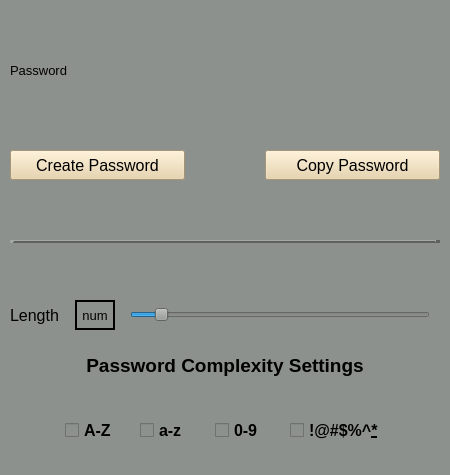
<?xml version="1.0" encoding="UTF-8"?>
<ui version="4.0">
 <class>passwordgenerator</class>
 <widget class="QWidget" name="passwordgenerator">
  <property name="geometry">
   <rect>
    <x>0</x>
    <y>0</y>
    <width>450</width>
    <height>475</height>
   </rect>
  </property>
  <property name="maximumSize">
   <size>
    <width>450</width>
    <height>475</height>
   </size>
  </property>
  <property name="windowTitle">
   <string>Password Generator</string>
  </property>
  <property name="styleSheet">
   <string notr="true">background-color: rgb(141, 145, 141);</string>
  </property>
  <widget class="QLabel" name="gen_pass_label">
   <property name="geometry">
    <rect>
     <x>10</x>
     <y>10</y>
     <width>430</width>
     <height>120</height>
    </rect>
   </property>
   <property name="maximumSize">
    <size>
     <width>430</width>
     <height>120</height>
    </size>
   </property>
   <property name="font">
    <font>
     <family>Arial</family>
     <pointsize>10</pointsize>
    </font>
   </property>
   <property name="text">
    <string>Password</string>
   </property>
   <property name="alignment">
    <set>Qt::AlignLeading|Qt::AlignLeft|Qt::AlignVCenter</set>
   </property>
   <property name="wordWrap">
    <bool>true</bool>
   </property>
  </widget>
  <widget class="QPushButton" name="gen_pass_btn">
   <property name="geometry">
    <rect>
     <x>10</x>
     <y>150</y>
     <width>175</width>
     <height>30</height>
    </rect>
   </property>
   <property name="font">
    <font>
     <family>Arial</family>
     <pointsize>12</pointsize>
    </font>
   </property>
   <property name="styleSheet">
    <string notr="true">background-color: rgb(231, 208, 162);</string>
   </property>
   <property name="text">
    <string>Create Password</string>
   </property>
  </widget>
  <widget class="QPushButton" name="copy_pass_btn">
   <property name="geometry">
    <rect>
     <x>265</x>
     <y>150</y>
     <width>175</width>
     <height>30</height>
    </rect>
   </property>
   <property name="font">
    <font>
     <family>Arial</family>
     <pointsize>12</pointsize>
    </font>
   </property>
   <property name="styleSheet">
    <string notr="true">background-color: rgb(231, 208, 162);
</string>
   </property>
   <property name="text">
    <string>Copy Password</string>
   </property>
  </widget>
  <widget class="Line" name="devider">
   <property name="geometry">
    <rect>
     <x>10</x>
     <y>240</y>
     <width>430</width>
     <height>3</height>
    </rect>
   </property>
   <property name="frameShadow">
    <enum>QFrame::Raised</enum>
   </property>
   <property name="lineWidth">
    <number>5</number>
   </property>
   <property name="orientation">
    <enum>Qt::Horizontal</enum>
   </property>
  </widget>
  <widget class="QLabel" name="pass_len_label">
   <property name="geometry">
    <rect>
     <x>10</x>
     <y>300</y>
     <width>70</width>
     <height>30</height>
    </rect>
   </property>
   <property name="font">
    <font>
     <family>Arial</family>
     <pointsize>12</pointsize>
    </font>
   </property>
   <property name="text">
    <string>Length</string>
   </property>
  </widget>
  <widget class="QLabel" name="pass_len_value">
   <property name="geometry">
    <rect>
     <x>75</x>
     <y>300</y>
     <width>40</width>
     <height>30</height>
    </rect>
   </property>
   <property name="font">
    <font>
     <family>Arial</family>
     <pointsize>10</pointsize>
    </font>
   </property>
   <property name="frameShape">
    <enum>QFrame::Box</enum>
   </property>
   <property name="lineWidth">
    <number>2</number>
   </property>
   <property name="midLineWidth">
    <number>0</number>
   </property>
   <property name="text">
    <string>num</string>
   </property>
   <property name="alignment">
    <set>Qt::AlignCenter</set>
   </property>
  </widget>
  <widget class="QSlider" name="pass_len_slider">
   <property name="geometry">
    <rect>
     <x>130</x>
     <y>300</y>
     <width>300</width>
     <height>30</height>
    </rect>
   </property>
   <property name="maximumSize">
    <size>
     <width>300</width>
     <height>30</height>
    </size>
   </property>
   <property name="maximum">
    <number>128</number>
   </property>
   <property name="sliderPosition">
    <number>11</number>
   </property>
   <property name="orientation">
    <enum>Qt::Horizontal</enum>
   </property>
   <property name="tickPosition">
    <enum>QSlider::NoTicks</enum>
   </property>
  </widget>
  <widget class="QLabel" name="text_label">
   <property name="geometry">
    <rect>
     <x>10</x>
     <y>350</y>
     <width>430</width>
     <height>30</height>
    </rect>
   </property>
   <property name="font">
    <font>
     <family>Arial</family>
     <pointsize>14</pointsize>
     <weight>75</weight>
     <bold>true</bold>
    </font>
   </property>
   <property name="text">
    <string>Password Complexity Settings</string>
   </property>
   <property name="alignment">
    <set>Qt::AlignCenter</set>
   </property>
  </widget>
  <widget class="QCheckBox" name="upper_checkbox">
   <property name="geometry">
    <rect>
     <x>65</x>
     <y>420</y>
     <width>60</width>
     <height>20</height>
    </rect>
   </property>
   <property name="font">
    <font>
     <family>Arial</family>
     <pointsize>12</pointsize>
     <weight>75</weight>
     <bold>true</bold>
    </font>
   </property>
   <property name="text">
    <string>A-Z</string>
   </property>
  </widget>
  <widget class="QCheckBox" name="lower_checkbox">
   <property name="geometry">
    <rect>
     <x>140</x>
     <y>420</y>
     <width>60</width>
     <height>20</height>
    </rect>
   </property>
   <property name="font">
    <font>
     <family>Arial</family>
     <pointsize>12</pointsize>
     <weight>75</weight>
     <bold>true</bold>
    </font>
   </property>
   <property name="text">
    <string>a-z</string>
   </property>
  </widget>
  <widget class="QCheckBox" name="num_checkbox">
   <property name="geometry">
    <rect>
     <x>215</x>
     <y>420</y>
     <width>60</width>
     <height>20</height>
    </rect>
   </property>
   <property name="font">
    <font>
     <family>Arial</family>
     <pointsize>12</pointsize>
     <weight>75</weight>
     <bold>true</bold>
    </font>
   </property>
   <property name="text">
    <string>0-9</string>
   </property>
  </widget>
  <widget class="QCheckBox" name="special_checkbox">
   <property name="geometry">
    <rect>
     <x>290</x>
     <y>420</y>
     <width>115</width>
     <height>20</height>
    </rect>
   </property>
   <property name="font">
    <font>
     <family>Arial</family>
     <pointsize>12</pointsize>
     <weight>75</weight>
     <bold>true</bold>
    </font>
   </property>
   <property name="text">
    <string>!@#$%^&amp;*</string>
   </property>
  </widget>
 </widget>
 <resources/>
 <connections/>
</ui>
